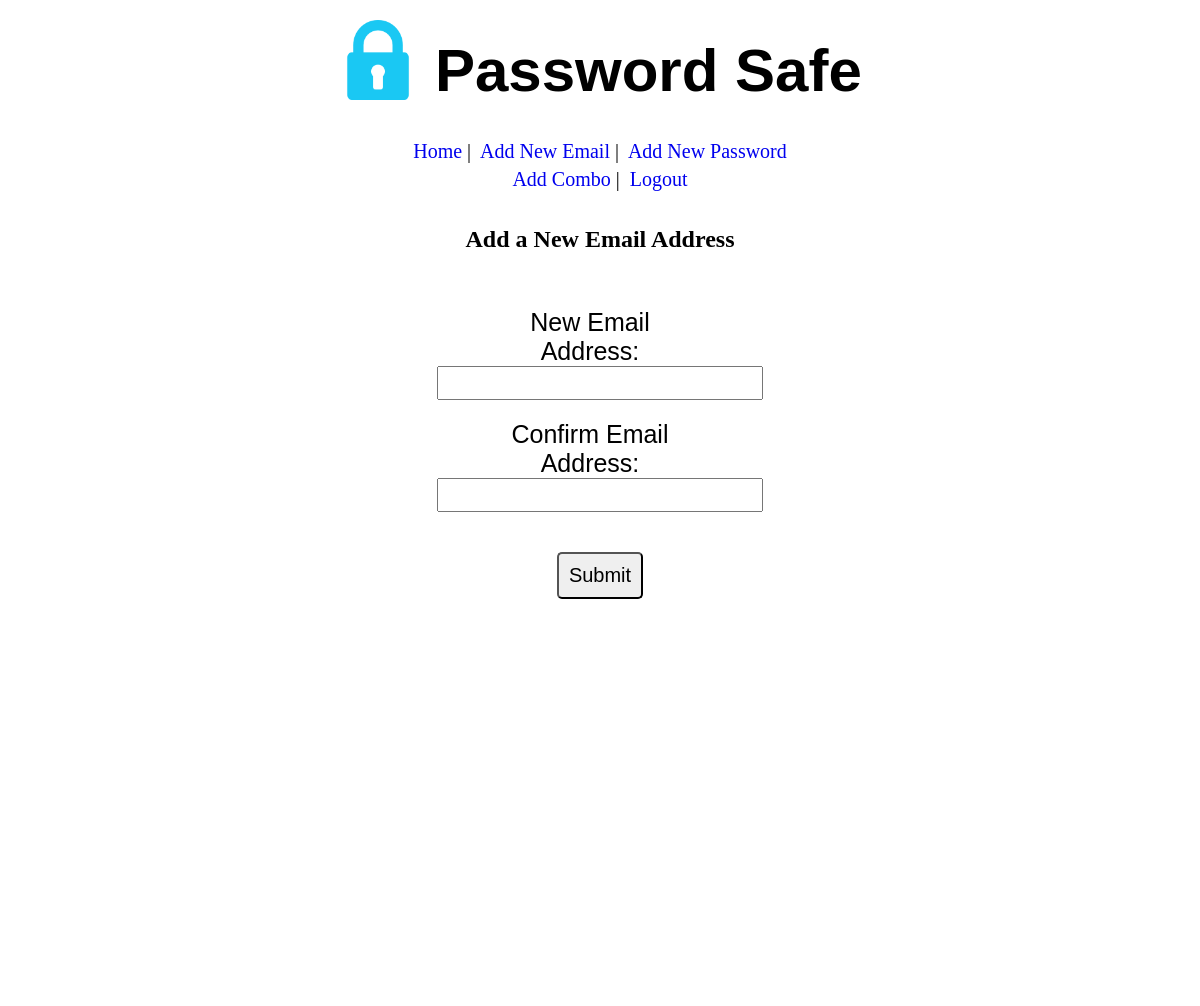
/add/email (signed in), run on an earlier commit of the app's database.
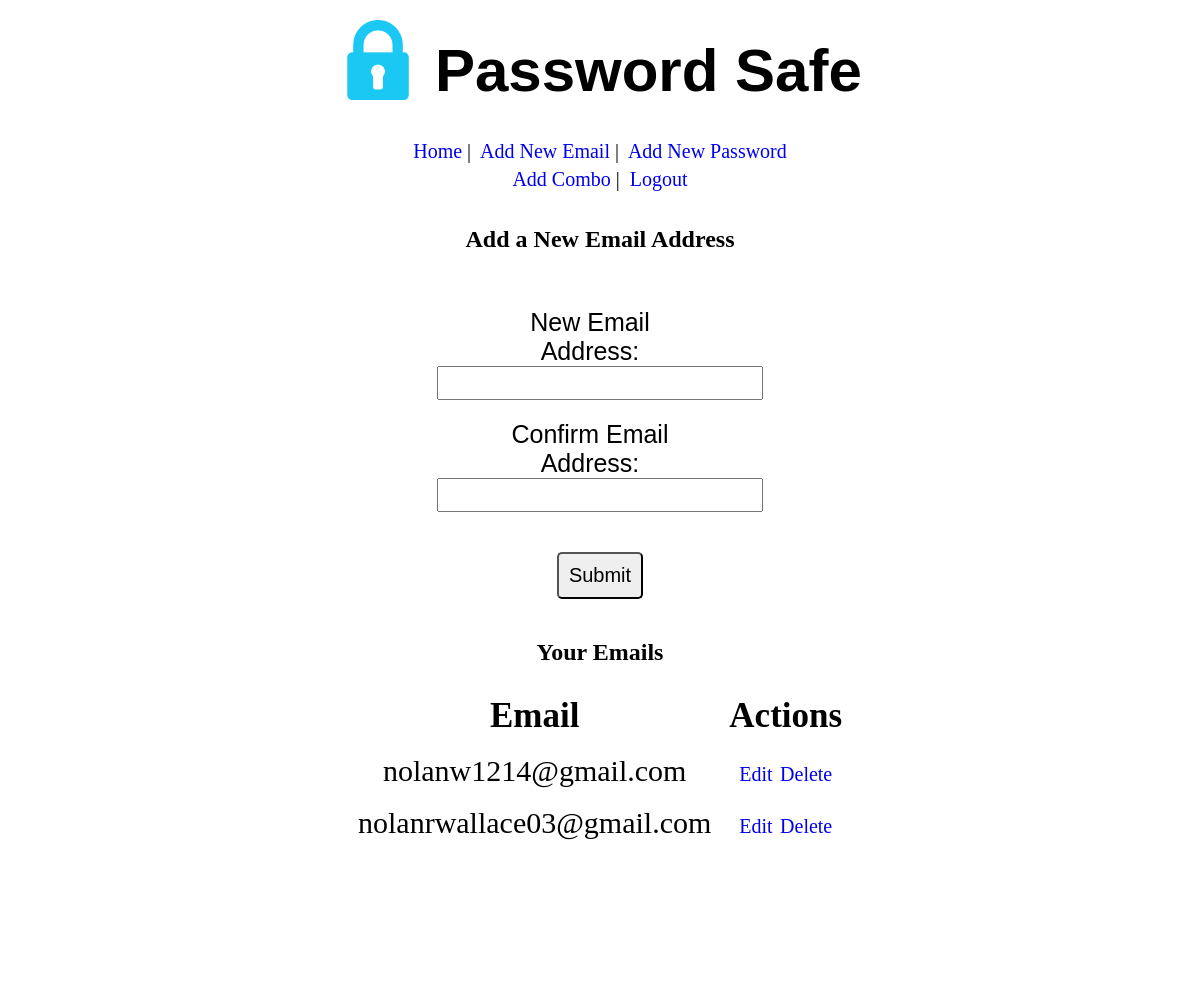
And on a later commit of the database.
### client/models/email_model.py (models this page shows)
class Emails(models.Model):
    email = models.EmailField()
    user = models.ForeignKey(User, related_name='emails', on_delete=models.CASCADE)
    created = models.DateTimeField(auto_now_add=True)
    updated = models.DateTimeField(auto_now=True)
    objects = EmailManager()

### client/views/email_views.py (the view)
# urls.py: path('add/email', email_views.add_email, name='add_email'),
def add_email(request):
    if 'user_id' not in request.session:
        messages.error(request, "Must be logged in to access")
        return redirect('/login')
    current_user = User.objects.get(id=request.session['user_id'])
    context = {
        'all_emails' : current_user.emails.all()
    }
    return render(request, 'new_email.html', context)

### client/templates/new_email.html (shortened to what this page needs)
<!DOCTYPE html>
<html lang="en">
<head>
    {% load static %}
    <link rel="stylesheet" href="{% static 'css/new_email.css' %}">
</head>
<body>
    <div id='wrapper'>
        <div class="header">
            {% load static %}
                <h1 class='title' >
                    <img src="{% static 'images/vaultlogo.png' %}" alt="vault"
                    style="position: relative; bottom: 15px;">
                    Password Safe
                </h1>
                <div class="nav_bar1">
                    <a href="{% url 'home' %}" class='navbar_link'>Home</a> |&nbsp;
                    <a href="{% url 'add_email' %}" class='navbar_link'>Add New Email</a> |&nbsp;
                    <a href="{% url 'add_password' %}" class='navbar_link'>Add New Password</a>
                </div>
                <div class="nav_bar2">
                    <a href="{% url 'add_combo' %}" class='navbar_link'>Add Combo</a> |&nbsp;
                    <a href="{% url 'logout' %}" class='navbar_link'>Logout</a>
                </div>
        </div>
        <div class='middle_col'>
            <h2>Add a New Email Address</h2>
            <div class='form'>
                <form action="{% url 'new_email' %}" method="POST">
                    <div class='form_row'>
                        <label for="email">New Email Address:</label>
                        <input type="email" name="email" id="">
                    </div>
                    <div class='form_row'>
                        <label for="confirm_email">Confirm Email Address:</label>
                        <input type="email" name="confirm_email" id="">
                    </div>
                    <input type="submit" value="Submit" class='form_button'>
                </form>
                {% if all_emails %}
                <h2>Your Emails</h2>
                <table>
                    <th>Email</th>
                    <th>Actions</th>
                    {% for email in all_emails %}
                    <tr>
                        <td>
                            {{email.email}}
                        </td>
                        <td>
                            <a href="{% url 'edit_email' email.id %}">Edit</a>
                            <a href="{% url 'delete_email' email.id %}">Delete</a>
                        </td>
                    </tr>
                {% endfor %}
            </table>
            {% endif %}
            </div>
        </div>
    </div>
</body>
</html>

What changed in the data, as far as the page shows it:
added Emails: email "nolanw1214@gmail.com"
added Emails: email "nolanrwallace03@gmail.com"
Also different on the page:
text now shown: "Your Emails Email Actions"
